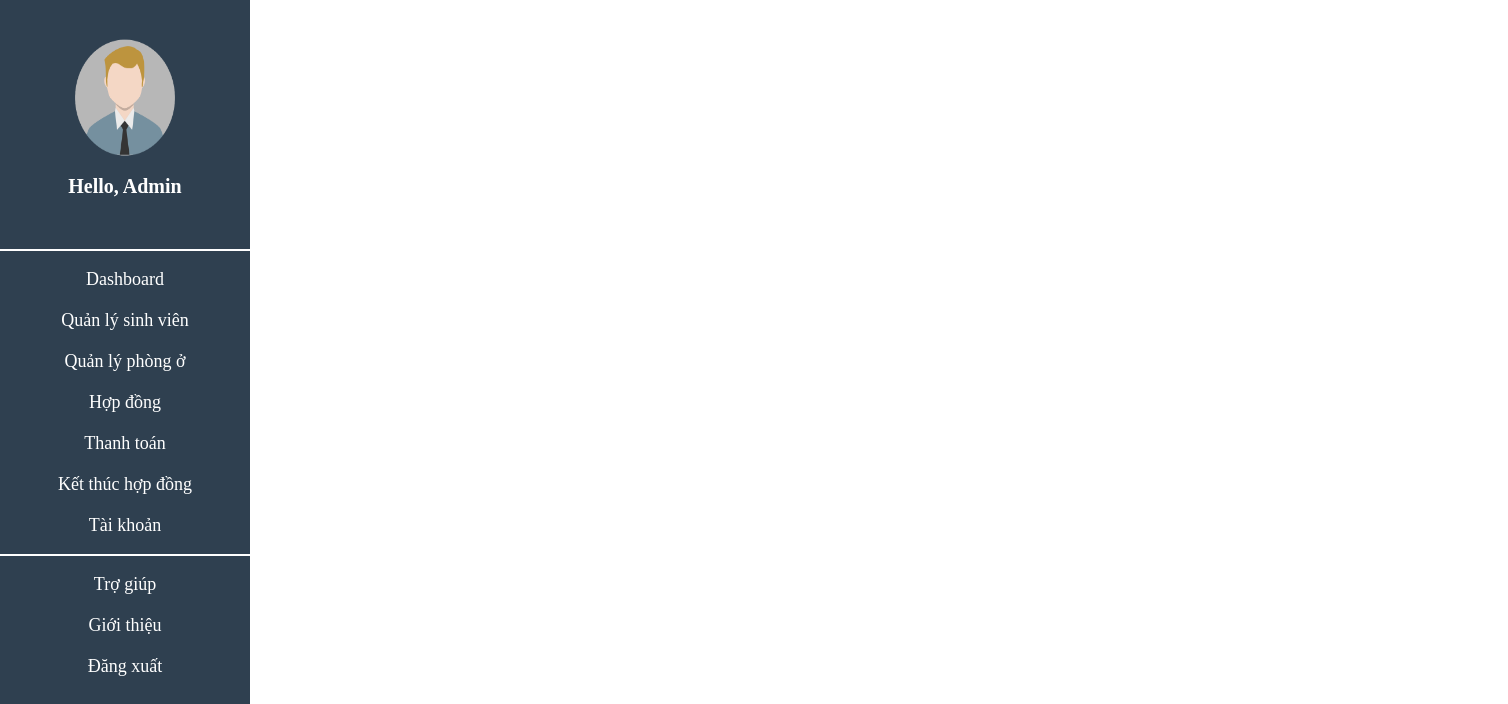
The page /view/Suasinhvien.php?id=1 on the database as committed earlier.
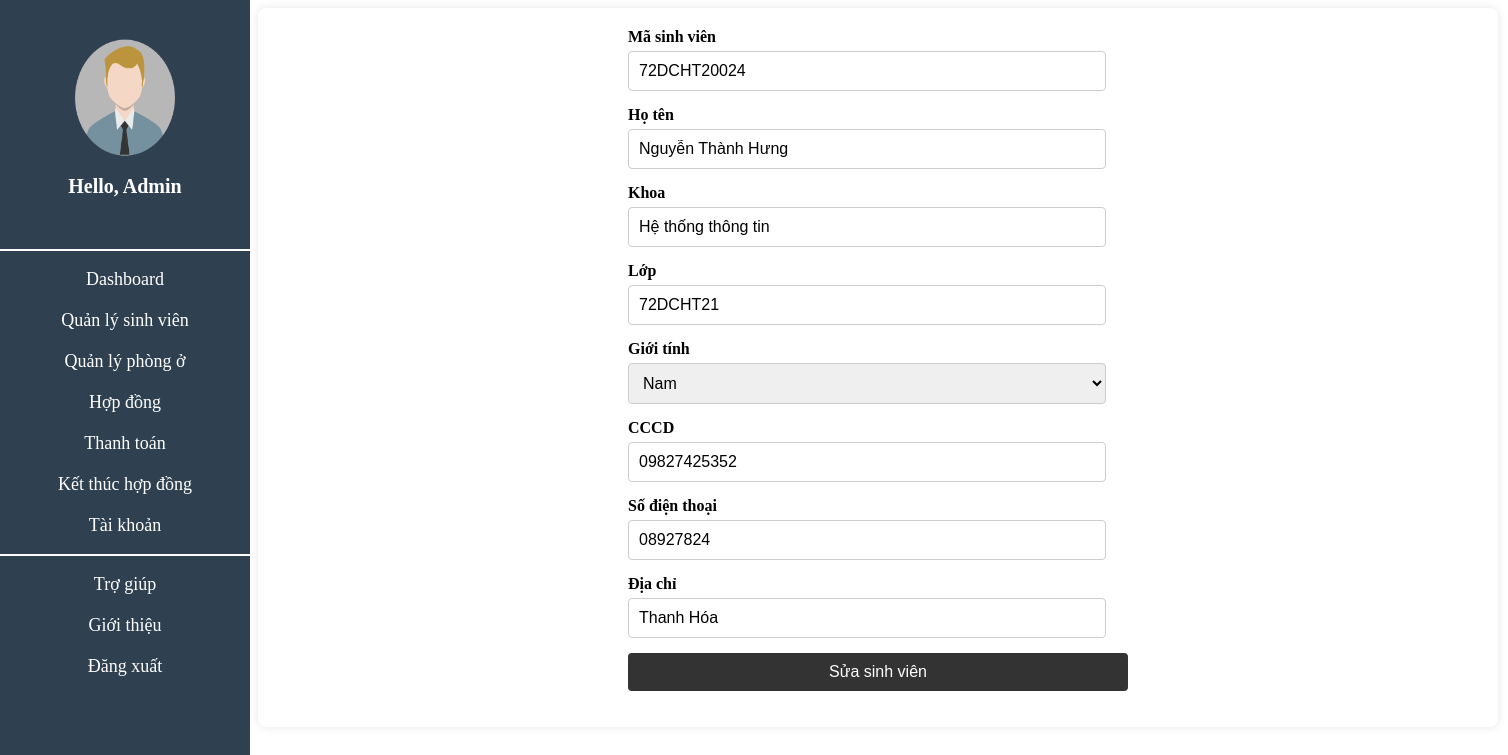
The same page on the database as committed later.
### tables this page shows
CREATE TABLE `sinhvien` (
  `id` int(11) NOT NULL,
  `Masinhvien` varchar(50) NOT NULL,
  `Hoten` varchar(100) DEFAULT NULL,
  `Khoa` varchar(50) DEFAULT NULL,
  `Lop` varchar(50) DEFAULT NULL,
  `Gioitinh` varchar(50) DEFAULT NULL,
  `CCCD` varchar(50) DEFAULT NULL,
  `Sodienthoai` varchar(50) DEFAULT NULL,
  `Diachi` varchar(50) DEFAULT NULL
);

### view/Suasinhvien.php (the view, shortened to what this page needs)
<link rel="stylesheet" href="../css/themsinhvien.css">
<?php
    include "sliderbar.php";
    include_once "../config/db.php";
    if(isset($_GET['id'])) {
        $id = $_GET['id'];
        $sql = "SELECT * FROM sinhvien WHERE id = $id";
        $result = mysqli_query($conn, $sql);
        if(mysqli_num_rows($result) == 1) {
            $student = mysqli_fetch_assoc($result);
        } else {
            exit;
        }
    } else {
        echo "<script>alert('ID Sinh viên không được cung cấp');</script>";
        exit;
    }
?>
<body>
    <div class="themsinhvien">
        <div>
            <form action="" method="POST">
                <label for="msv">Mã sinh viên</label>
                <input type="text" name="Masinhvien" id="msv" value="<?php echo $student['Masinhvien']; ?>">
                <label for="hoten">Họ tên</label>
                <input type="text" name="Hoten" id="hoten" value="<?php echo $student['Hoten']; ?>">
                <label for="khoa">Khoa</label>
                <input type="text" name="Khoa" id="khoa" value="<?php echo $student['Khoa']; ?>">
                <label for="lop">Lớp</label>
                <input type="text" name="Lop" id="lop" value="<?php echo $student['Lop']; ?>">
                <label for="gioitinh">Giới tính</label>
                <select name="Gioitinh" id="gioitinh">
                    <option value="Nam" <?php if($student['Gioitinh'] == 'Nam') echo 'selected'; ?>>Nam</option>
                </select><br>
                <label for="cccd">CCCD</label>
                <input type="text" name="CCCD" id="cccd" value="<?php echo $student['CCCD']; ?>">
                <label for="sdt">Số điện thoại</label>
                <input type="text" name="Sodienthoai" id="sdt" value="<?php echo $student['Sodienthoai']; ?>">
                <label for="diachi">Địa chỉ</label>
                <input type="text" name="Diachi" id="diachi" value="<?php echo $student['Diachi']; ?>">
                <input type="submit" value="Sửa sinh viên">
            </form>
        </div>
    </div>
</body>

Rows that differ between the two databases and show on the page:
now on this page (row edited): sinhvien: Masinhvien "72DCHT20024", Hoten "Nguyễn Thành Hưng", Khoa "Hệ thống thông tin", Lop "72DCHT21", Gioitinh "Nam", CCCD "09827425352", Sodienthoai "08927824", Diachi "Thanh Hóa"
Other text that changed with them:
form field value: (not shown) → "Sửa sinh viên"
text now shown: "Mã sinh viên Họ tên Khoa Lớp Giới tính CCCD Số điện thoại Địa chỉ"
